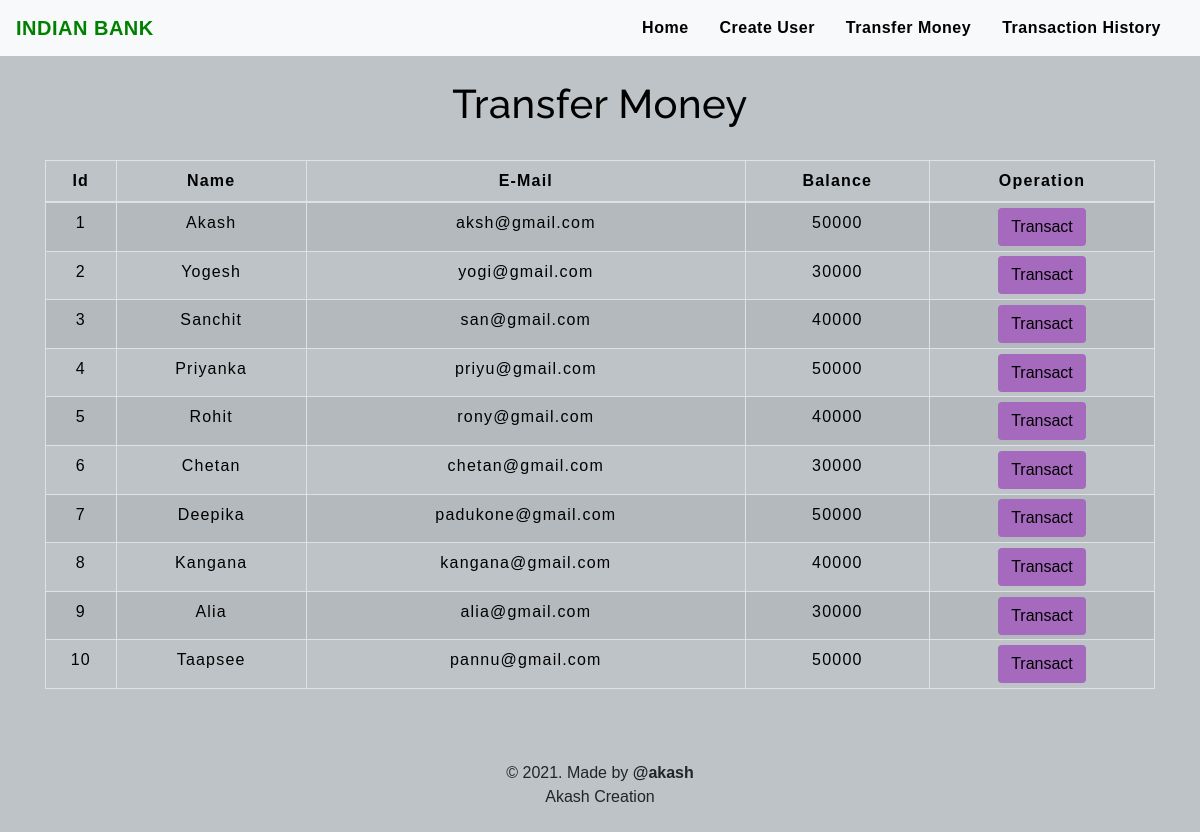
The app's page /transfermoney.php with its own data.
### tables this page shows
CREATE TABLE `users` (
  `id` int(3) NOT NULL,
  `name` text NOT NULL,
  `email` varchar(30) NOT NULL,
  `balance` int(8) NOT NULL
);

### transfermoney.php (the view, shortened to what this page needs)
<!DOCTYPE html>
<html lang="en">
<head>
    <link rel="stylesheet" href="https://maxcdn.bootstrapcdn.com/bootstrap/4.0.0/css/bootstrap.min.css">
    <link rel="stylesheet" type="text/css" href="css/table.css">
    <link rel="stylesheet" type="text/css" href="css/navbar.css">
</head>
<body style="background-color : #BDC3C7;">
<?php
    include 'config.php';
    $sql = "SELECT * FROM users";
    $result = mysqli_query($conn,$sql);
?>
<?php
  include 'navbar.php';
?>
<div class="container">
        <h2 class="text-center pt-4" style="color : black;">Transfer Money</h2>
        <br>
            <div class="row">
                <div class="col">
                    <div class="table-responsive-sm">
                    <table class="table table-hover table-sm table-striped table-condensed table-bordered" style="border-color:black;">
                        <thead style="color : black;">
                            <tr>
                            <th scope="col" class="text-center py-2">Id</th>
                            <th scope="col" class="text-center py-2">Name</th>
                            <th scope="col" class="text-center py-2">E-Mail</th>
                            <th scope="col" class="text-center py-2">Balance</th>
                            <th scope="col" class="text-center py-2">Operation</th>
                            </tr>
                        </thead>
                        <tbody>
                <?php
                    while($rows=mysqli_fetch_assoc($result)){
                ?>
                    <tr style="color : black;">
                        <td class="py-2"><?php echo $rows['id'] ?></td>
                        <td class="py-2"><?php echo $rows['name']?></td>
                        <td class="py-2"><?php echo $rows['email']?></td>
                        <td class="py-2"><?php echo $rows['balance']?></td>
                        <td><a href="selecteduserdetail.php?id= <?php echo $rows['id'] ;?>"> <button type="button" class="btn" style="background-color : #A569BD;">Transact</button></a></td>
                    </tr>
                <?php
                    }
                ?>
                        </tbody>
                    </table>
                    </div>
                </div>
            </div>
         </div>
         <footer class="text-center mt-5 py-2">
            <p>&copy 2021. Made by <b> @akash </b> <br> Akash Creation </p>
        </footer>
</body>
</html>

### navbar.php (shortened to what this page needs)
<nav class="navbar navbar-expand-md navbar-light bg-light">
<a class="navbar-brand" href="index.php" style="color : green;"><b>INDIAN BANK</b></a>
<div class="collapse navbar-collapse" id="collapsibleNavbar">
      <ul class="navbar-nav ml-auto">
        <li class="nav-item">
          <a class="nav-link" href="index.php" style="color : black;"><b>Home</b></a>
        </li>
        <li class="nav-item">
          <a class="nav-link" href="createuser.php" style="color : black;"><b>Create User</b></a>
        </li>
        <li class="nav-item">
          <a class="nav-link" href="transfermoney.php" style="color : black;"><b>Transfer Money</b></a>
        </li>
        <li class="nav-item">
          <a class="nav-link" href="transactionhistory.php" style="color : black;"><b>Transaction History</b></a>
        </li>
    </div>
 </nav>

### css/table.css (style rules this page uses)
* { padding: 0; margin: 0; box-sizing: border-box; font-family: sans-serif; }
h2 { font-size: 40px; }
table { letter-spacing: 1.2px; }
td { text-align: center; }
button { border:none; background: #d9d9d9; transition: 1s; }

### css/navbar.css (style rules this page uses)
.nav-link { margin-right: 15px; color:#2F363F; letter-spacing: 0.5px; transition: 0.5s; }
.navbar-brand { color: #4C4B4B; letter-spacing: 0.5px; }
h2 { color: #4C4B4B; letter-spacing: 0.5px; font-family: raleway; }

### transfermoney.php (style rules this page uses)
button { transition: 1.5s; }

### records on screen
users: id "1", name "Akash", email "aksh@gmail.com", balance "50000"
users: id "2", name "Yogesh", email "yogi@gmail.com", balance "30000"
users: id "3", name "Sanchit", email "san@gmail.com", balance "40000"
users: id "4", name "Priyanka", email "priyu@gmail.com", balance "50000"
users: id "5", name "Rohit", email "rony@gmail.com", balance "40000"
users: id "6", name "Chetan", email "chetan@gmail.com", balance "30000"
users: id "7", name "Deepika", email "padukone@gmail.com", balance "50000"
users: id "8", name "Kangana", email "kangana@gmail.com", balance "40000"
users: id "9", name "Alia", email "alia@gmail.com", balance "30000"
users: id "10", name "Taapsee", email "pannu@gmail.com", balance "50000"
